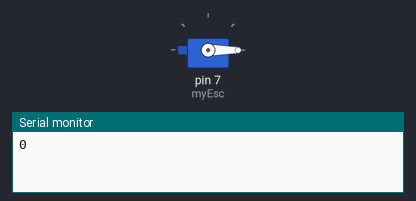
The sketch below on a simulated Arduino Uno, built with avr-gcc and run on an emulated ATmega328P. Shown: servo, the last lines printed to the serial monitor.

Above: at 0.05 s.
At 4.25 s:
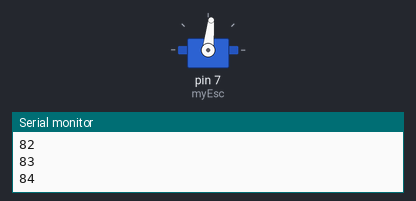
At 8.55 s:
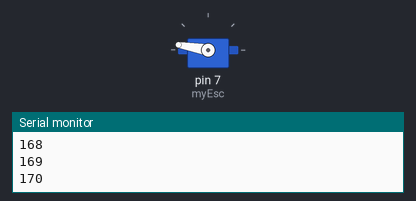
At 17.15 s:
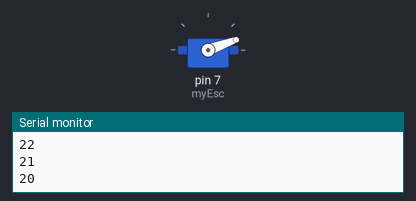
Timing chart, 0 to 23.6 s (numbered marks = the images above):
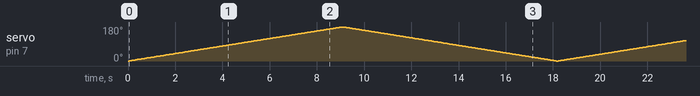

The sketch:

sketch_dec23b.ino
```cpp
//Include Libraries
#include <SPI.h>
#include <nRF24L01.h>
#include <RF24.h>
#include <string.h>
#include <Servo.h>

//create an RF24 object
RF24 radio(9, 10);  // CE, CSN
//address through which two modules communicate.
const byte address[6] = "00002";
char text[32] = { 0 };
String myData = "";
String data1 = "";
String data2 = "";
String data3 = "";
String data4 = "";

Servo myEsc;
Servo myMotor1;
Servo myMotor2;
Servo myMotor3;

int pot1 = 0;
int pot2 = 0;
int pot3 = 0;
int pot4 = 0;

int i = 0;
void setup() {
  Serial.begin(9600);
  /*Serial.println("Serial is Okey");
  radio.begin();
  Serial.println("Radio is Okey");
  radio.setPALevel(RF24_PA_MAX);  //Transmitter RF Power Setting
  //MIN=-18dBm, LOW=-12dBm, HIGH=-6dBm, MAX=0dBm.
  radio.setChannel(100);  //above most WiFi frequencies. RF Channel setting 0-125
  radio.setDataRate(RF24_250KBPS);
  //set the address
  radio.openReadingPipe(0, address);
  //Set module as receiver
  radio.startListening();*/
  myEsc.attach(7);
  //myMotor1.attach(6);
  //myMotor2.attach(5);
  //myMotor3.attach(4);
}
void loop()
{
  for(i = 0; i <= 180 ; i++)
  {
  myEsc.write(i);
  Serial.println(i);
  delay(50);
  }
  for(i = 180; i >= 0 ; i--)
  {
  myEsc.write(i);
  Serial.println(i);
  delay(50);
  }

  //Read the data if available in buffer
  /*if (radio.available()) {
    radio.read(&text, sizeof(text));
    myData = text;
    int index1 = myData.indexOf(',');
    data1 = myData.substring(0, index1);
    int index2 = myData.indexOf(',', index1 + 1);
    data2 = myData.substring(index1 + 1, index2);
    int index3 = myData.indexOf(',', index2 + 1);
    data3 = myData.substring(index2 + 1, index3);
    data4 = myData.substring(index3 + 1);
    pot4 = data4.toInt();
    //data3.toInt();
    pot2 = data2.toInt();
    pot1 = data1.toInt();
    pot3 = pot1;

    pot1 = map(pot1, 0, 1024, 60, 120);
    pot2 = map(pot2, 0, 1024, 70, 135);
    pot3 = map(pot3, 1024, 0, 120, 60);
    pot4 = map(pot4, 550, 1024, 0, 180);

    Serial.print(pot1);
    Serial.print("-");
    Serial.print(pot2);
    Serial.print("-");
    Serial.print(pot3);
    Serial.print("-");
    Serial.println(pot4);
  }*/

  //myMotor1.write(pot3);
  //myMotor2.write(pot2);
  //myMotor3.write(pot1);
}
```
